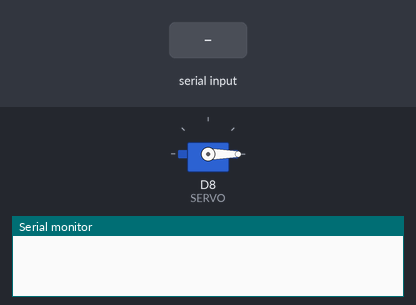
The sketch below on a simulated ESP8266 (NodeMCU). On the bench: servo, the last lines printed to the serial monitor. The inputs (shaded band) are chosen by the test bench.

Above: at 1.2 s.
1.3 s: "90,45\n" received over Serial
At 3.5 s:
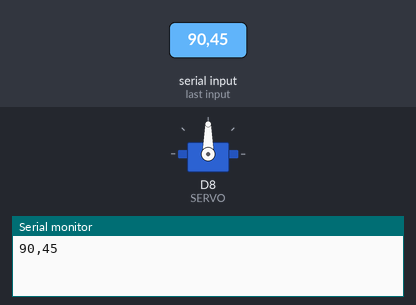
3.8 s: "30,150\n" received over Serial
At 5.7 s:
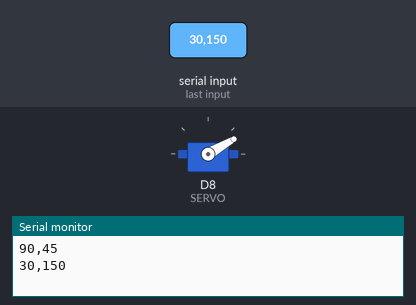
6.3 s: "5\n" received over Serial
At 8.5 s:
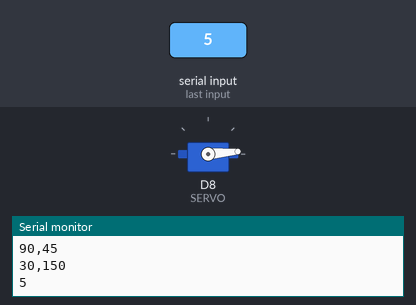
8.8 s: "90\n" received over Serial
At 10.7 s:
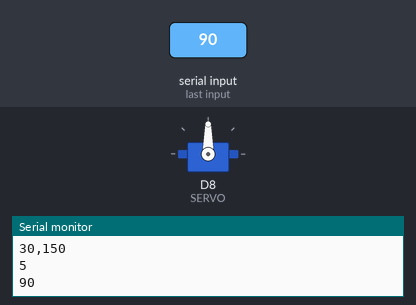
Timing chart, 0 to 12.2 s (numbered marks = the images above; inputs shaded):
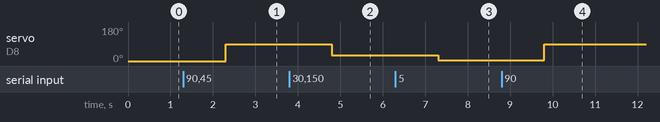

The sketch:

Servo_mit_Serial.ino
```cpp
/*
    * Servo-Beispiel für ESP8266
    * Servo:
    * PWM | D8
    * VCC | 5V
    * GND | GND
    * Belegung siehe auch https://www.electronicsplanet.ch/Roboter/Servo/stecker/graupner.jpg
    *
    * Durch die Eingabe eines Zahlenwertes von 0 bis 180 in die serielle Konsole
    * kann die Stellung des Servos vorgegeben werden.
    */
#include <Servo.h>

Servo servo;
int oldpos = 0;
int newpos = 0;

#define SERVO D8  // Servo an Pin D8


void setup() {
    servo.attach(SERVO,500,2400);
    Serial.begin(115200);
    servo.write(newpos);
}

void loop() {
    // Eingabe lesen
    String s = Serial.readString();
    if (s != "")
    {
    // Eingabe zur neuen Soll-Position erklären, wenn sie nicht leer und im zulässigen Bereich ist
    Serial.println(s);
    int n = s.toInt();
    if ( n >= 0 && n <= 180)
    {
        newpos = n;
    }
    }

    // nur ansteuern, wenn sich die Position verändert hat
    if (newpos != oldpos)
    {
    oldpos = newpos;
    servo.write(newpos);
    }
}
```

Measured:
- after the input at 1.3 s, servo on D8 (SERVO): 0° → 90° after 1.0 s
- after the input at 3.8 s, servo on D8 (SERVO): 90° → 30° after 1.0 s
- after the input at 6.3 s, servo on D8 (SERVO): 30° → 5° after 1.0 s
- after the input at 8.8 s, servo on D8 (SERVO): 5° → 90° after 1.0 s
